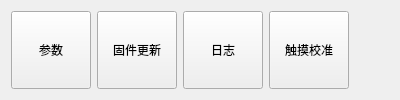
    <widget class="QWidget" name="tab_2">
     <attribute name="title">
      <string>选项</string>
     </attribute>
     <layout class="QHBoxLayout" name="horizontalLayout_27">
      <item>
       <widget class="QMdPushButton" name="qMdPushButton_3">
        <property name="sizePolicy">
         <sizepolicy hsizetype="Minimum" vsizetype="Preferred">
          <horstretch>0</horstretch>
          <verstretch>0</verstretch>
         </sizepolicy>
        </property>
        <property name="focusPolicy">
         <enum>Qt::NoFocus</enum>
        </property>
        <property name="text">
         <string>参数</string>
        </property>
       </widget>
      </item>
      <item>
       <widget class="QMdPushButton" name="qMdPushButton_14">
        <property name="sizePolicy">
         <sizepolicy hsizetype="Minimum" vsizetype="Preferred">
          <horstretch>0</horstretch>
          <verstretch>0</verstretch>
         </sizepolicy>
        </property>
        <property name="focusPolicy">
         <enum>Qt::NoFocus</enum>
        </property>
        <property name="text">
         <string>固件更新</string>
        </property>
       </widget>
      </item>
      <item>
       <widget class="QMdPushButton" name="qMdPushButton_15">
        <property name="sizePolicy">
         <sizepolicy hsizetype="Minimum" vsizetype="Preferred">
          <horstretch>0</horstretch>
          <verstretch>0</verstretch>
         </sizepolicy>
        </property>
        <property name="focusPolicy">
         <enum>Qt::NoFocus</enum>
        </property>
        <property name="text">
         <string>日志</string>
        </property>
       </widget>
      </item>
      <item>
       <widget class="QMdPushButton" name="qMdPushButton_21">
        <property name="sizePolicy">
         <sizepolicy hsizetype="Minimum" vsizetype="Preferred">
          <horstretch>0</horstretch>
          <verstretch>0</verstretch>
         </sizepolicy>
        </property>
        <property name="focusPolicy">
         <enum>Qt::NoFocus</enum>
        </property>
        <property name="text">
         <string>触摸校准</string>
        </property>
       </widget>
      </item>
      <item>
       <spacer name="horizontalSpacer_7">
        <property name="orientation">
         <enum>Qt::Horizontal</enum>
        </property>
        <property name="sizeHint" stdset="0">
         <size>
          <width>40</width>
          <height>20</height>
         </size>
        </property>
       </spacer>
      </item>
     </layout>
    </widget>
